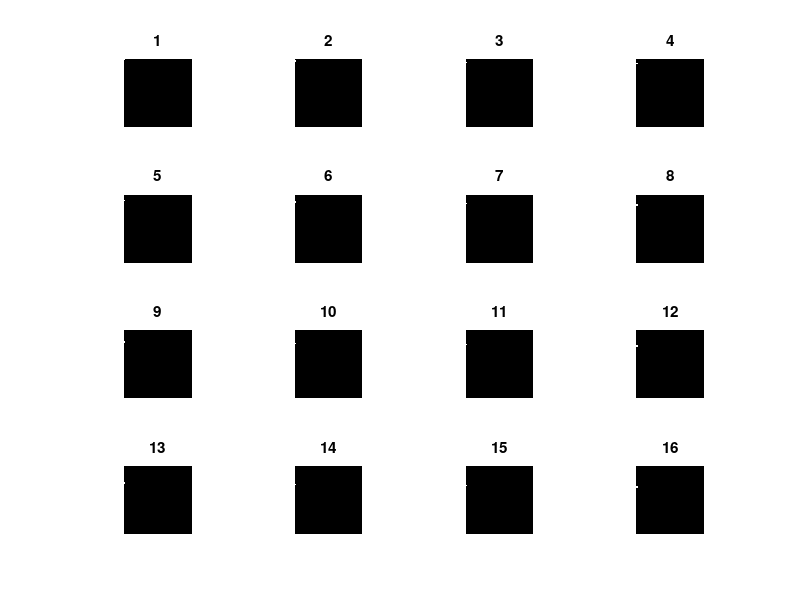

Source code (MATLAB):
clear;clc

origin="subset";
dimention=2500;
dataTrain=zeros(240,dimention);

for i=1:6
    folderName=strcat(origin,num2str(i-1));
    path=dir(fullfile(folderName,"*.jpg"));
    for j=1:length(path)
        img=path(j);
        imgName=strcat(folderName,"/",img.name);
        dataTrain(j+40*(i-1),:)=reshape(imread(imgName),1,dimention);
    end
end
dataTrain=dataTrain/255;

covTrain=cov(dataTrain); % Covariance matrix of training data
[V,D]=eig(covTrain); % Get eigen vector, eigen value diagonal matrix
[B,index]=sort(diag(D),'descend'); % Get the 16 largest
PCA_Train=zeros(dimention,16);

figure
for i=1:16
    PCA_Train(:,i)=V(:,index(i));
    subplot(4,4,i)
    arr=reshape(PCA_Train(:,i),50,50);
    arr=mat2gray(arr);
    imshow(arr)
    title(num2str(i))
end


